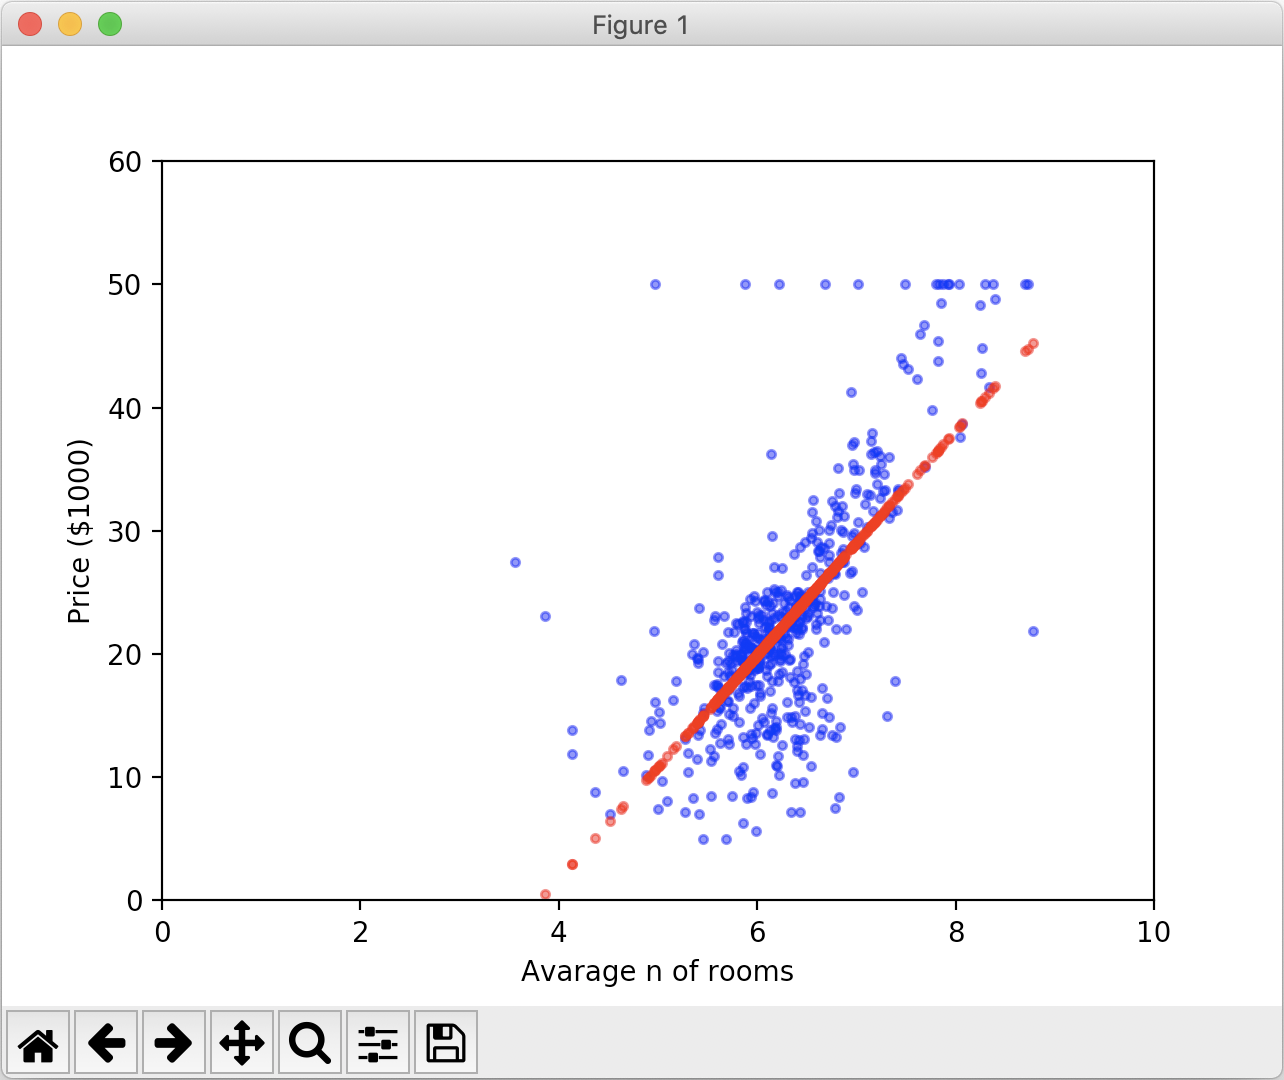

Generate this figure with Python:
import matplotlib.pyplot as plt
import sklearn.datasets as data
import sklearn.linear_model as lm

# Loading boston housing data
boston = data.load_boston()

# The 6th column is the avarage n of room
# This is our features
X = boston.data[:, 5:6]

# Price of properties
# This is our labels
y = boston.target

# Regressor Instance
lr = lm.LinearRegression()

# Training data
lr.fit(X, y)
# Validation, 0 to 1
print(lr.score(X, y)) # Out: 0.4835254559913343

# Predict using the linear model
y_pred = lr.predict(X)

plt.scatter(X, y, marker='.', alpha=0.5, color='blue')
plt.scatter(X, y_pred, marker='.', alpha=0.5, color='red')
plt.xlim(0, 10)
plt.ylim(0, 60)
plt.xlabel('Avarage n of rooms')
plt.ylabel('Price ($1000)')

plt.show()
